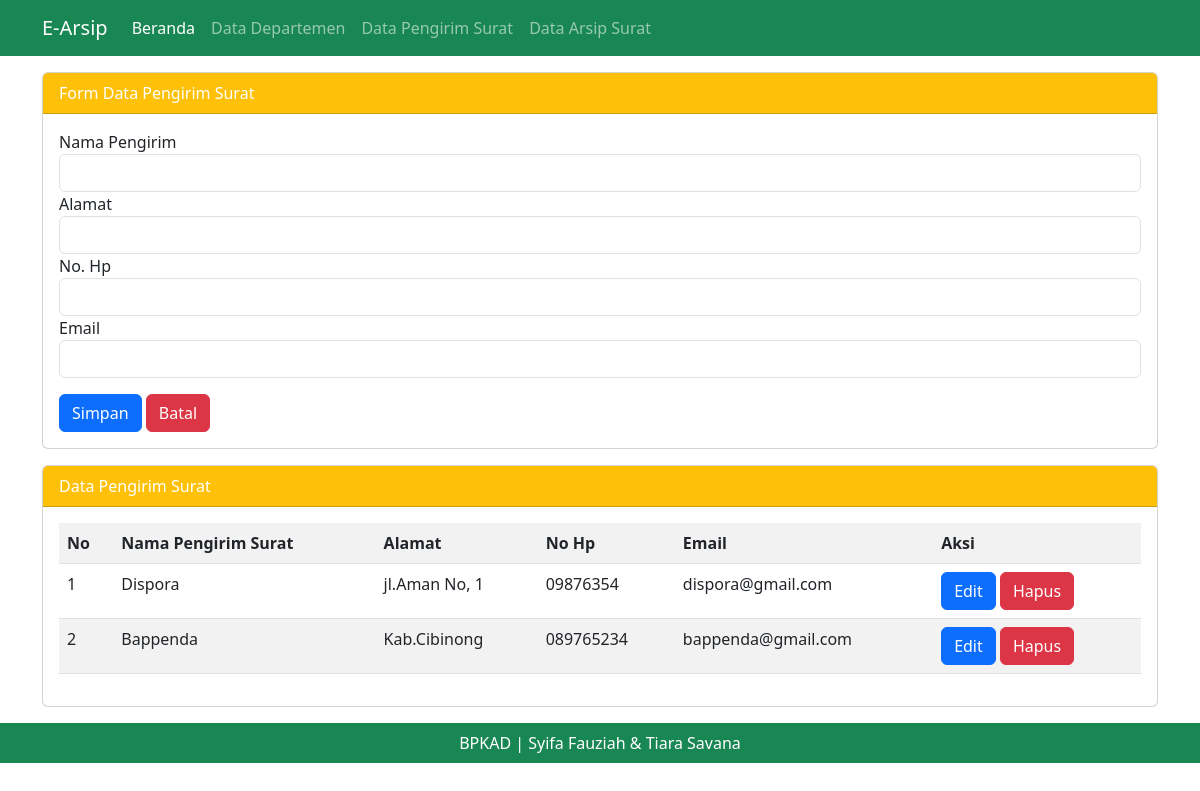
The page /admin.php?halaman=pengirim_surat (signed in) on the database its author committed.
### tables this page shows
CREATE TABLE `tbl_pengirim_surat` (
  `id_pengirim_surat` int(11) NOT NULL,
  `nama_pengirim` varchar(50) NOT NULL,
  `alamat` text NOT NULL,
  `no_hp` varchar(20) NOT NULL,
  `email` varchar(30) NOT NULL
);

### admin.php (called while the page is built, shortened)
<?php include "template/header.php";?>
<?php include "content.php";?>
<?php include "template/footer.php";?>

### modul/pengirim_surat/pengirim_surat.php (the view, shortened to what this page needs)
<div class="card mt-3">
  <div class="card-header bg-warning text-white ">
    Form Data Pengirim Surat
  </div>
  <div class="card-body">
  <form method="post" action="">
  <div class="form-group">
    <label for="nama_pengirim">Nama Pengirim</label>
    <input type="text" class="form-control" id="nama_pengirim" name="nama_pengirim" value="<?=@$vnama_pengirim?>">
  </div>
  <div class="form-group">
    <label for="alamat">Alamat</label>
    <input type="text" class="form-control" id="alamat" name="alamat" value="<?=@$valamat?>">
  </div>
  <div class="form-group">
    <label for="no_hp">No. Hp</label>
    <input type="text" class="form-control" id="no_hp" name="no_hp" value="<?=@$vno_hp?>">
  </div>
  <div class="form-group">
    <label for="email">Email</label>
    <input type="email" class="form-control" id="email" name="email" value="<?=@$vemail?>">
  </div>
  <button type="submit" name="bsimpan" class="btn btn-primary mt-3">Simpan</button>
  <button type="reset" name="bbatal" class="btn btn-danger mt-3">Batal</button>
</form>
  </div>
</div>
<div class="card mt-3">
  <div class="card-header bg-warning text-white ">
     Data Pengirim Surat
  </div>
  <div class="card-body">
    <table class="table table-borderd table-hovered table-striped">
        <tr>
            <th>No</th>
            <th>Nama Pengirim Surat</th>
            <th>Alamat</th>
            <th>No Hp</th>
            <th>Email</th>
            <th>Aksi</th>
        </tr>
        <?php
            $tampil = mysqli_query($koneksi, "SELECT * from tbl_pengirim_surat order by id_pengirim_surat desc");
            $no = 1;
            while($data = mysqli_fetch_array($tampil)) :
        ?>
        <tr>
            <td><?=$no++?></td>
            <td><?=$data['nama_pengirim']?></td>
            <td><?=$data['alamat']?></td>
            <td><?=$data['no_hp']?></td>
            <td><?=$data['email']?></td>
            <td>
              <a href="?halaman=pengirim_surat&hal=edit&id=<?=$data['id_pengirim_surat']?>" class="btn btn-primary">Edit</a>
              <a href="?halaman=pengirim_surat&hal=hapus&id=<?=$data['id_pengirim_surat']?>" class="btn btn-danger" onclick="return confirm('apakah anda ingin menghapus data ini')">Hapus</a>
            </td>
        </tr>
        <?php endwhile; ?>
    </table>
  </div>
</div>

### rows shown on the page
tbl_pengirim_surat: nama_pengirim "Dispora", alamat "jl.Aman No, 1", no_hp "09876354", email "dispora@gmail.com"
tbl_pengirim_surat: nama_pengirim "Bappenda", alamat "Kab.Cibinong", no_hp "089765234", email "bappenda@gmail.com"
